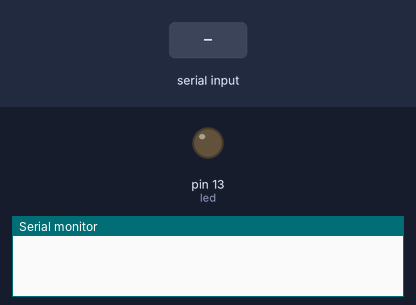
The sketch below on a simulated Arduino Uno, built with avr-gcc and run on an emulated ATmega328P. Parts: output pins drawn as LEDs (lit = HIGH), the last lines printed to the serial monitor. The test bench sets the inputs (shaded band).

Above: at 1.2 s.
1.3 s: "1" received over Serial
At 1.7 s:
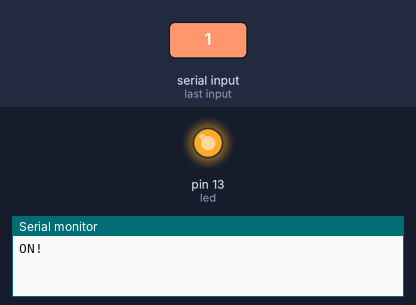
2.8 s: "0" received over Serial
At 4.1 s:
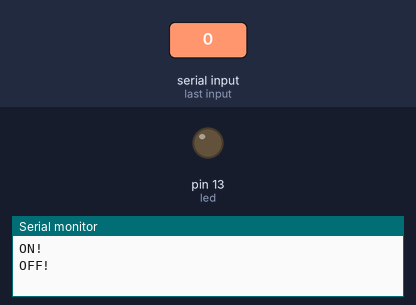
Timing chart, 0 to 5.8 s (numbered marks = the images above; inputs shaded):
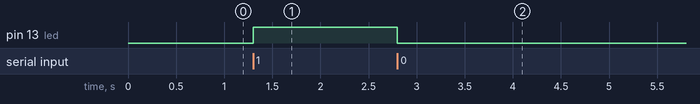

The sketch:

bluetooth_test2.ino
```cpp
// Teste Bluetooth HC-05 (receptor)

short int msg, led=13;

void setup() {
  pinMode(led, OUTPUT); //led
  Serial.begin(9600);
}

void loop() {
  //espera por mensagem
  while(!Serial.available());

  msg = Serial.read();
  if(msg=='1'){
     digitalWrite(led, HIGH);
     Serial.println("ON!");
  }
  if(msg=='0'){
     digitalWrite(led, LOW);
     Serial.println("OFF!");
  }
  delay(500);
}
```

Measured:
- after the input at 1.3 s, pin 13 (led): LOW → HIGH at once
- after the input at 2.8 s, pin 13 (led): HIGH → LOW at once
